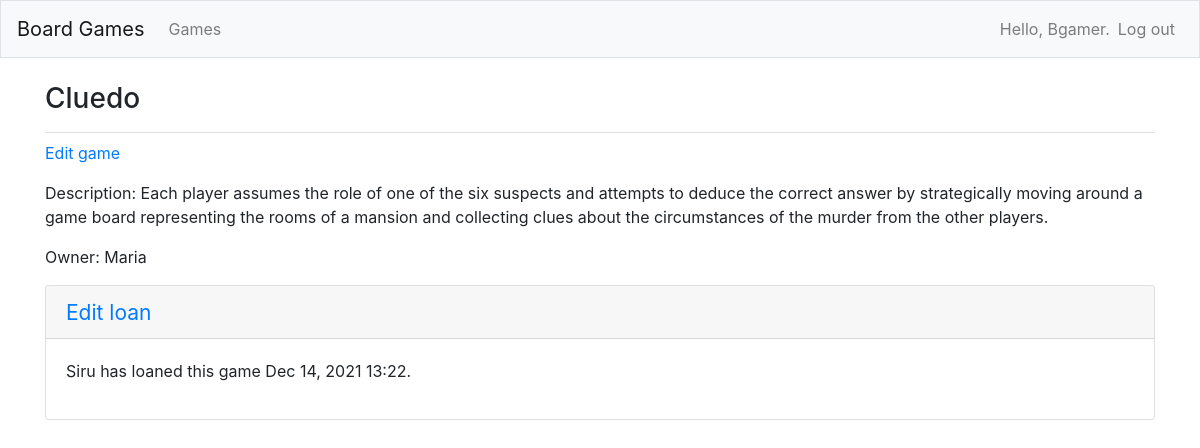
Screenshot of /games/2/ (signed in) with the database file from the repository.
### boardgames/models.py (models this page shows, shortened)
class Game(models.Model):
    text = models.CharField(max_length=250)
    description = models.TextField(default="Describe your game")
    owner = models.CharField(default="Owner", max_length=250)
    date_added = models.DateTimeField(auto_now_add=True)
    def __str__(self):
        return self.text

class Loan(models.Model):
    loaner = models.CharField(max_length=50, default="Write your name")
    on_loan = models.BooleanField(default=False)
    date_modified = models.DateTimeField(auto_now_add=True)
    game = models.ForeignKey(Game, on_delete=models.CASCADE)

### boardgames/views.py (the view)
# urls.py: path('games/<int:game_id>/', views.game, name='game'),
@login_required
def game(request, game_id):
    game = Game.objects.get(id=game_id)
    loans = game.loan_set.order_by('loaner')
    context = {'game': game, 'loans': loans}
    return render(request, 'boardgames/game.html', context)

### boardgames/templates/boardgames/game.html (shortened to what this page needs)
{% extends "boardgames/base.html" %}
{% block page_header %}
  <h3>{{ game }}</h3>
{% endblock page_header %}
{% block content %}
<p><a href="{% url 'boardgames:edit_game' game.id %}">
  Edit game</a></p>
<p>Description: {{ game.description }}</p>
<p>Owner: {{ game.owner }}</p>
  {% for loan in loans %}
    <div class="card mb-3">
      <h4 class="card-header">
        <small><a href="{% url 'boardgames:edit_loan' loan.id %}">
              Edit loan</a></small>
        </h4>
        <div class="card-body">
          <p>{{ loan.loaner }} {% if loan.on_loan == True %} has loaned this game
            {{ loan.date_modified|date:'M d, Y H:i' }}.
        </div>
      </div>
{%endif%}
{%endfor%}
{%endblock content%}

### boardgames/templates/boardgames/base.html (shortened to what this page needs)
{% load bootstrap4 %}
<!doctype html>
<html lang="en">
<head>
  {% bootstrap_css %}
</head>
<body>
    <nav class="navbar navbar-expand-md navbar-light bg-light mb-4 border">
      <a class="navbar-brand" href="{% url 'boardgames:index'%}">
          Board Games</a>
        <div class="collapse navbar-collapse" id="navbarCollapse">
            <ul class="navbar-nav mr-auto">
              <li class="nav-item">
                <a class="nav-link" href="{% url 'boardgames:games'%}">
                    Games</a></li>
            </ul>
            <ul class="navbar-nav ml-auto">
                {% if user.is_authenticated %}
                  <li class="nav-item">
                    <span class="navbar-text">Hello, {{ user.username }}.</span>
                  </li>
                  <li class="nav-item">
                    <a class="nav-link" href="{% url 'users:logout' %}">Log out</a>
                  </li>
                {% else %}
                  <li class="nav-item">
                    <a class="nav-link" href="{% url 'users:register' %}">Register</a>
                  </li>
                  <li class="nav-item">
                    <a class="nav-link" href="{% url 'users:login' %}">Log in</a></li>
                {% endif %}
              </ul>
            </div>
          </nav>
          <main role="main" class="container">
            <div class="pb-2 mb-2 border-bottom">
              {% block page_header %}{% endblock page_header %}
            </div>
            <div>
              {% block content %}{% endblock content %}
            </div>
          </main>
        </body>
        </html>

### rows the page displays
Game: text "Cluedo", description "Each player assumes the role of one of the six suspects and attempts to deduce the correct answer by strategically moving around a game board representing the rooms of a mansion and collecting clues about the circumstances of the murder from the other players.", owner "Maria"
Loan: loaner "Siru", date_modified "Dec 14, 2021 13:22"

### other values shown
{{ user.username }} "Bgamer"
